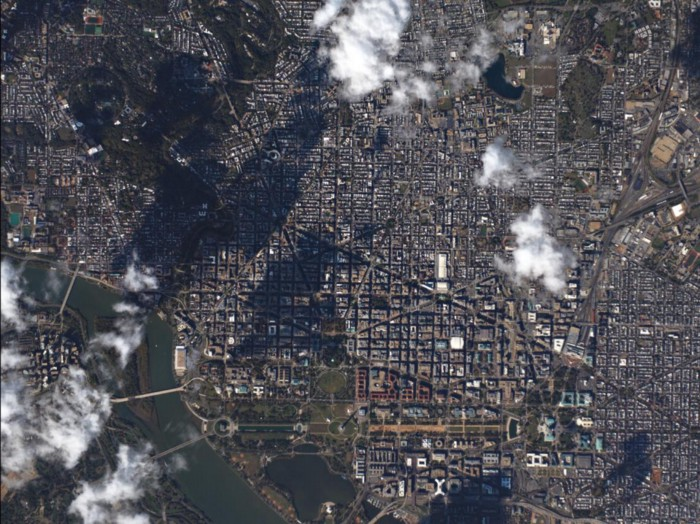
#> input picture 220.jpeg, 700 x 524 px, given in place of asdfasdfasd.png, which was not available
$ python TCCD.py
#> lines starting #> are read from the running program, lines starting #| are printed output that depends on the picture; pictures that were not available may be replaced by others from this repository, and a replacement may not be noted
### converter.py
import cv2
import numpy as np
import math

# [56 lines left out: functions RGB_TO_HSI, Linear_stretch, not called in this run]

def histogram(image):
    hist1 = cv2.calcHist(image,[0],None,[256],[0,256])
    hist1.show()

def image_tiling(image):
    numrows, numcols = 128, 128
    height = int(image.shape[0] / numrows)
    width = int(image.shape[1] / numcols)

    for row in range(numrows):
        for col in range(numcols):
            y0 = row * height
            y1 = y0 + height
            x0 = col * width
            x1 = x0 + width
            cv2.imwrite('tiling/%d_%d.jpg' % (row, col), image[y0:y1, x0:x1])


# [35 lines left out: functions hist_tiling, histogram_equalization, not called in this run]

### TCCD.py
from PIL import Image
import cv2
import converter
import numpy as np
import matplotlib.pyplot as plt
from imutils import paths

Tc = 0.6
TPc = 0.95
imagePath = "asdfasdfasd.png"


image = cv2.imread(imagePath)
#> image is the input picture: shape (524, 700, 3); mean B, G, R 86.5, 80.1, 80.4
gray_image = cv2.imread(imagePath, cv2.IMREAD_GRAYSCALE)
#> gray_image: shape (524, 700); min 8, max 255, mean 80.9


#cv2.imshow("canny9",cv2.Canny(gray_image, 150,200))
#cv2.waitKey(0)
converter.image_tiling(image)

imagePaths = sorted(list(paths.list_images('./tiling/')))
tiling_thumb, hist_tiling_thumb = np.ones((128, 128)), np.ones((128, 128))


for imagePath in imagePaths:

    tiling_image = cv2.imread(imagePath)
    gray_image = cv2.imread(imagePath, cv2.IMREAD_GRAYSCALE)
    canny = cv2.Canny(gray_image, 150, 200)
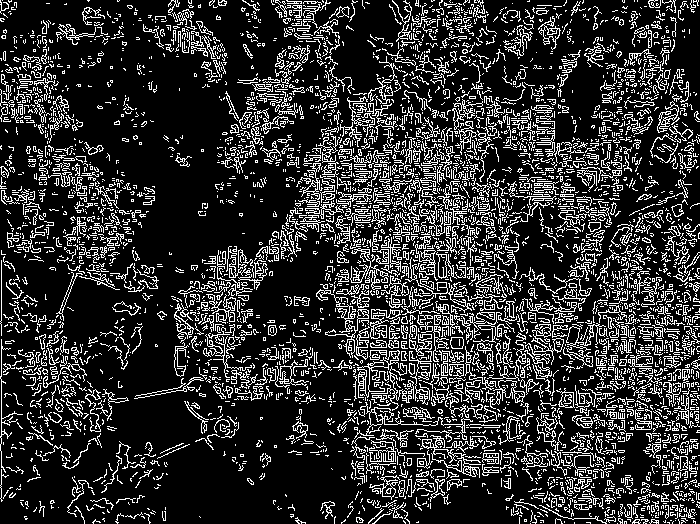
#> canny: shape (524, 700); 19.1% white in thin lines or dots
    bgr = np.float32(tiling_image) / 255

    # BGR 밴드 분할
    blue = bgr[:, :, 0]
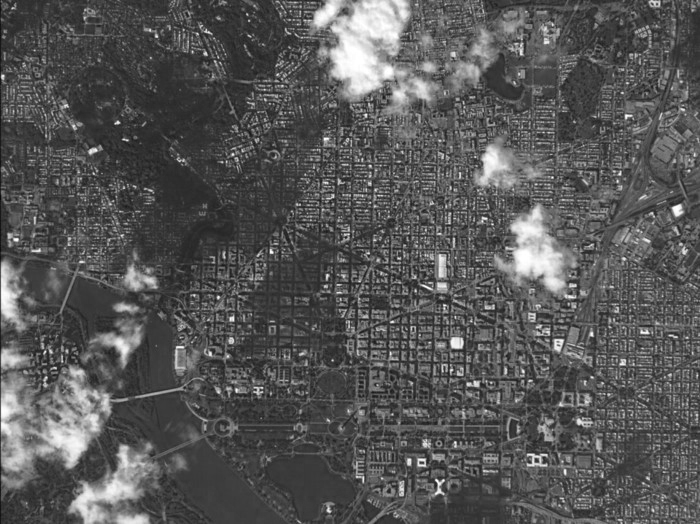
#> blue: shape (524, 700) float32; min 0.0275, max 1, mean 0.339
    green = bgr[:, :, 1]
    red = bgr[:, :, 2]
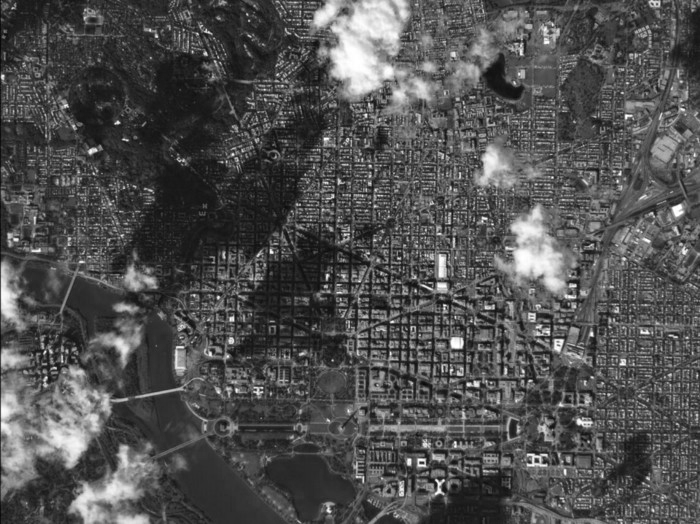
#> red: shape (524, 700) float32; min 0.0314, max 1, mean 0.315
    Tc_sum = 0
    canny_sum=0
    for k in range(0, tiling_image.shape[0]):
        for l in range(0, tiling_image.shape[1]):
            if min(red[k][l], green[k][l], blue[k][l])/max(red[k][l], green[k][l], blue[k][l]) > Tc:
                Tc_sum +=1
            if canny[k][l]!=0:
                canny_sum+=1
#> after the loop, Tc_sum = 337297; canny_sum = 70007

    imagePath = imagePath.split("/")[2]
    imagePath = imagePath.split(".")[0]
    file_name = imagePath.split("_")
#> (the run stopped early here; a loop or call above may not have finished)
